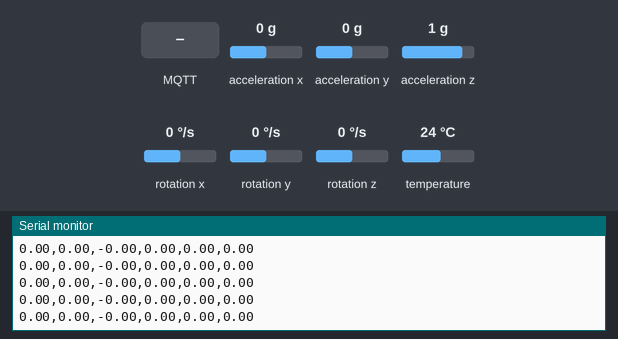
Bench run of a sketch on a simulated ESP32. Shown: the last lines printed to the serial monitor. The test bench sets the inputs (shaded band); at power-on: acceleration x 0 g, acceleration y 0 g, acceleration z 1 g, rotation x 0 °/s, rotation y 0 °/s, rotation z 0 °/s, temperature 24 °C. WiFi joins after 1.5 s; servers stay silent unless stated; no MQTT or app messages arrive unless stated.

Above: at 2.8 s.
2.9 s: MQTT message "1" arrives on the first subscribed topic
4.4 s: MQTT message "on" arrives on the first subscribed topic
5.9 s: MQTT message "off" arrives on the first subscribed topic
7.4 s: acceleration x set to -1.4 g
At 8.3 s:
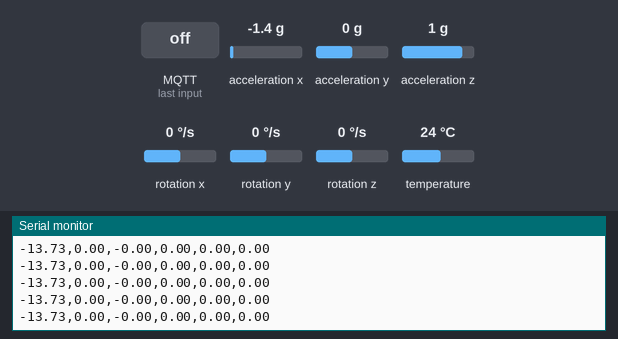
8.9 s: acceleration y set to -1.4 g
At 9.5 s:
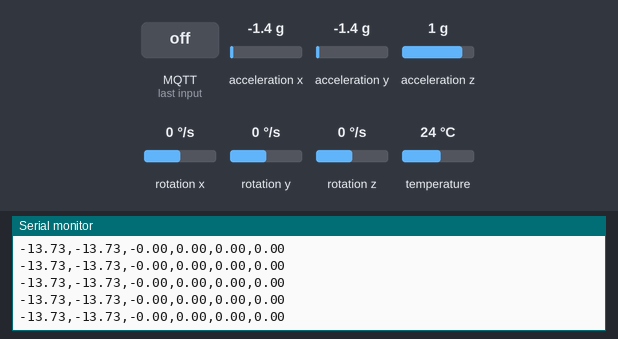
10.4 s: acceleration z set to -1.4 g
At 11.2 s:
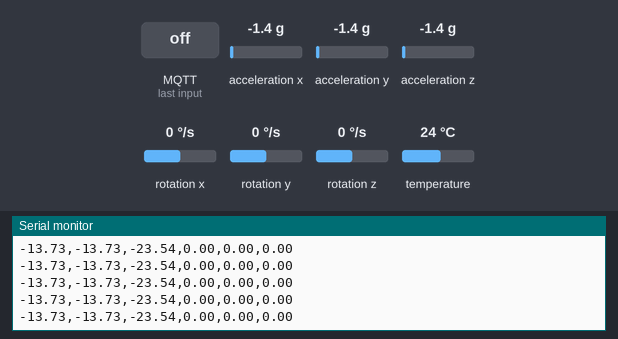

Measured:
- after the input at 7.4 s, the serial monitor: prints a new line at once (image 1)
- after the input at 8.9 s, the serial monitor: prints a new line at once (image 2)
- after the input at 10.4 s, the serial monitor: prints a new line at once (image 3)

The sketch:

proj_esp_unity.ino
```cpp
//Programa: comunicação MQTT com ESP32
//Autor: Pedro Bertoleti

/* Headers */
#include <WiFi.h> /* Header para uso das funcionalidades de wi-fi do ESP32 */
#include <PubSubClient.h>  /*  Header para uso da biblioteca PubSubClient */

#include <Adafruit_MPU6050.h>
#include <Adafruit_Sensor.h>
#include <Wire.h>

Adafruit_MPU6050 mpu;


/* Defines do MQTT */
/* IMPORTANTE: recomendamos fortemente alterar os nomes
               desses tópicos. Caso contrário, há grandes
               chances de você enviar e receber mensagens de um ESP32
               de outra pessoa.
*/
/* Tópico MQTT para recepção de informações do broker MQTT para ESP32 */
#define MENSAGE_FIRE "INCB_ESP32_recebe_informacao"
/* Tópico MQTT para envio de informações do ESP32 para broker MQTT */
#define MENSAGE_TO_ME   "esp_Envia"
/* id mqtt (para identificação de sessão) */
/* IMPORTANTE: este deve ser único no broker (ou seja,
               se um client MQTT tentar entrar com o mesmo
               id de outro já conectado ao broker, o broker
               irá fechar a conexão de um deles).
*/
#define MY_ID_MQTT "nomezin_esp"
/*  Variáveis e constantes globais */
/* SSID / nome da rede WI-FI que deseja se conectar */
const char* SSID = "UNESPIANAS";
/*  Senha da rede WI-FI que deseja se conectar */
const char* PASSWORD = "1234567890";

/* URL do broker MQTT que deseja utilizar */
const char* BROKER_MQTT = "192.168.5.10";
/* Porta do Broker MQTT */
int BROKER_PORT = 1883;


/* Variáveis e objetos globais */
WiFiClient espClient;
PubSubClient MQTT(espClient);

//Prototypes
void init_serial(void);
void init_wifi(void);
void init_mqtt(void);
void reconnect_wifi(void);
void mqtt_callback(char* topic, byte* payload, unsigned int length);
void verifica_conexoes_wifi_mqtt(void);
void reconnect_mqtt(void);

/*
 *  Implementações das funções
 */
void setup()
{
    init_serial();
    init_wifi();
    init_mqtt();
}

/* Função: inicializa comunicação serial com baudrate 115200 (para fins de monitorar no terminal serial
*          o que está acontecendo.
* Parâmetros: nenhum
* Retorno: nenhum
*/
void init_serial()
{
  Serial.begin(115200);
  while (!Serial)
    delay(10); // will pause Zero, Leonardo, etc until serial console opens

  Serial.println("Adafruit MPU6050 test!");

    // Try to initialize!
    if (!mpu.begin()) {
      Serial.println("Failed to find MPU6050 chip");
      while (1) {
        delay(10);
      }
    }
    Serial.println("MPU6050 Found!");

    //setupt motion detection
    mpu.setHighPassFilter(MPU6050_HIGHPASS_0_63_HZ);
    mpu.setMotionDetectionThreshold(1);
    mpu.setMotionDetectionDuration(20);
    mpu.setInterruptPinLatch(true);	// Keep it latched.  Will turn off when reinitialized.
    mpu.setInterruptPinPolarity(true);
    mpu.setMotionInterrupt(true);

    Serial.println(".");
    delay(100);

}
/* Função: inicializa e conecta-se na rede WI-FI desejada
 * Parâmetros: nenhum
 * Retorno: nenhum
 */
void init_wifi(void)  {
    delay(10);
    Serial.println("------Conexao WI-FI------");
    Serial.print("Conectando-se na rede: ");
    Serial.println(SSID);
    Serial.println("Aguarde");
    reconnect_wifi();
}

/* Função: inicializa parâmetros de conexão MQTT(endereço do
 *         broker, porta e seta função de callback)
 * Parâmetros: nenhum
 * Retorno: nenhum
 */
void init_mqtt(void)  {
    /* informa a qual broker e porta deve ser conectado */
    MQTT.setServer(BROKER_MQTT, BROKER_PORT);
    /* atribui função de callback (função chamada quando qualquer informação do
    tópico subescrito chega) */
    MQTT.setCallback(mqtt_callback);

    reconnect_mqtt();
}

/* Função: função de callback
 *          esta função é chamada toda vez que uma informação de
 *          um dos tópicos subescritos chega)
 * Parâmetros: nenhum
 * Retorno: nenhum
 * */
void mqtt_callback(char* topic, byte* payload, unsigned int length)
{
    String msg;

    //obtem a string do payload recebido
    for(int i = 0; i < length; i++)
    {
       char c = (char)payload[i];
       msg += c;
    }
    Serial.print("[MQTT] Mensagem recebida: ");
    Serial.println(msg);
}

/* Função: reconecta-se ao broker MQTT (caso ainda não esteja conectado ou em caso de a conexão cair)
 *          em caso de sucesso na conexão ou reconexão, o subscribe dos tópicos é refeito.
 * Parâmetros: nenhum
 * Retorno: nenhum
 */
void reconnect_mqtt(void)
{
    while (!MQTT.connected())
    {
        Serial.print("* Tentando se conectar ao Broker MQTT: ");
        Serial.println(BROKER_MQTT);
        if (MQTT.connect(MY_ID_MQTT))
        {
            Serial.println("Conectado com sucesso ao broker MQTT!");
            MQTT.subscribe(MENSAGE_FIRE);
        }
        else
        {
            Serial.println("Falha ao reconectar no broker.");
            Serial.println("Havera nova tentatica de conexao em 2s");
            delay(2000);
        }
    }
}

/* Função: reconecta-se ao WiFi
 * Parâmetros: nenhum
 * Retorno: nenhum
*/
void reconnect_wifi()
{
    /* se já está conectado a rede WI-FI, nada é feito.
       Caso contrário, são efetuadas tentativas de conexão */
    if (WiFi.status() == WL_CONNECTED)
        return;

    WiFi.begin(SSID, PASSWORD);

    while (WiFi.status() != WL_CONNECTED)
    {
        delay(100);
        Serial.print(".");
    }

    Serial.println();
    Serial.print("Conectado com sucesso na rede ");
    Serial.print(SSID);
    Serial.println("IP obtido: ");
    Serial.println(WiFi.localIP());
}

/* Função: verifica o estado das conexões WiFI e ao broker MQTT.
 *         Em caso de desconexão (qualquer uma das duas), a conexão
 *         é refeita.
 * Parâmetros: nenhum
 * Retorno: nenhum
 */
void verifica_conexoes_wifi_mqtt(void)
{
    /* se não há conexão com o WiFI, a conexão é refeita */
    reconnect_wifi();
    /* se não há conexão com o Broker, a conexão é refeita */
    if (!MQTT.connected())
        reconnect_mqtt();
}

/* programa principal */
void loop()
{
    if(mpu.getMotionInterruptStatus())   {
      sensors_event_t a, g, temp;
      mpu.getEvent(&a, &g, &temp);

     String json;
     json.reserve(100);

     json += String(a.acceleration.x, 2) + ",";
      Serial.print(a.acceleration.x, 2);
      Serial.print(",");

     json += String(a.acceleration.y, 2) + ",";
     Serial.print(a.acceleration.y, 2);
     Serial.print(",");

     float az_semg = a.acceleration.z - 9.81;

     json += String(az_semg, 2) + ",";
     Serial.print(az_semg, 2);
     Serial.print(",");

     json += String(g.gyro.x, 2) + ",";
     Serial.print(g.gyro.x, 2);
     Serial.print(",");

     json += String(g.gyro.y, 2) + ",";
     Serial.print(g.gyro.y, 2);
     Serial.print(",");

     json += String(g.gyro.z, 2);
     Serial.print(g.gyro.z, 2);
     Serial.println();

     //ws.textAll(json);
     MQTT.publish(MENSAGE_TO_ME, json.c_str());

     verifica_conexoes_wifi_mqtt();
      /* keep-alive da comunicação com broker MQTT */

   }
    /* Agurda 1 segundo para próximo envio */
    MQTT.loop();
    delay(20);

}
```
